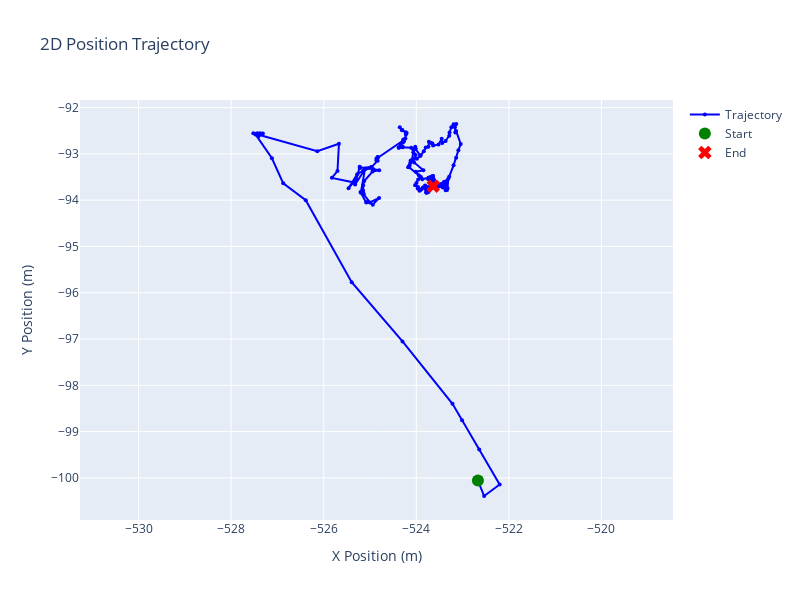

This figure's notebook cell:
### Markdown cell above
## 📍 Position Trajectory Analysis

Detailed analysis of the vehicle's position trajectory:
- 3D path visualization
- Distance calculations
- Mission profile assessment
- Path efficiency metrics

### Code cell
# 📍 POSITION TRAJECTORY ANALYSIS
# ===============================

print("📍 Position Trajectory Analysis")
print("=" * 35)

if plane_pos_data is not None and all(col in plane_pos_data.columns for col in ['x', 'y', 'z']):
    
    # Basic trajectory statistics
    print(f"\n📊 Trajectory Statistics:")
    x_range = plane_pos_data['x'].max() - plane_pos_data['x'].min()
    y_range = plane_pos_data['y'].max() - plane_pos_data['y'].min()
    z_range = plane_pos_data['z'].max() - plane_pos_data['z'].min()
    
    print(f"   • X Range: {x_range:.2f} m")
    print(f"   • Y Range: {y_range:.2f} m")
    print(f"   • Z Range: {z_range:.2f} m")
    
    # Calculate trajectory metrics
    dx = np.diff(plane_pos_data['x'])
    dy = np.diff(plane_pos_data['y'])
    dz = np.diff(plane_pos_data['z'])
    
    # Segment distances
    distances = np.sqrt(dx**2 + dy**2 + dz**2)
    total_distance = np.sum(distances)
    
    # Direct distance (start to end)
    start_pos = np.array([plane_pos_data['x'].iloc[0], plane_pos_data['y'].iloc[0], plane_pos_data['z'].iloc[0]])
    end_pos = np.array([plane_pos_data['x'].iloc[-1], plane_pos_data['y'].iloc[-1], plane_pos_data['z'].iloc[-1]])
    direct_distance = np.linalg.norm(end_pos - start_pos)
    
    print(f"\n🛤️ Path Metrics:")
    print(f"   • Total path length: {total_distance:.2f} m")
    print(f"   • Direct distance: {direct_distance:.2f} m")
    print(f"   • Path efficiency: {(direct_distance/total_distance)*100:.1f}%")
    print(f"   • Average segment length: {distances.mean():.3f} m")
    print(f"   • Maximum segment length: {distances.max():.3f} m")
    
    # Mission type classification
    efficiency = direct_distance / total_distance
    if efficiency > 0.8:
        mission_type = "🎯 Point-to-point navigation"
    elif efficiency < 0.3:
        mission_type = "🔄 Survey/patrol pattern"
    else:
        mission_type = "🛤️ Structured path following"
    
    print(f"   • Mission classification: {mission_type}")
    
    # Create 2D trajectory plot
    if HAS_PLOTLY:
        fig = go.Figure()
        
        # Add trajectory
        fig.add_trace(go.Scatter(
            x=plane_pos_data['x'], 
            y=plane_pos_data['y'],
            mode='lines+markers',
            name='Trajectory',
            line=dict(color='blue', width=2),
            marker=dict(size=4)
        ))
        
        # Mark start and end points
        fig.add_trace(go.Scatter(
            x=[plane_pos_data['x'].iloc[0]], 
            y=[plane_pos_data['y'].iloc[0]],
            mode='markers',
            name='Start',
            marker=dict(color='green', size=12, symbol='circle')
        ))
        
        fig.add_trace(go.Scatter(
            x=[plane_pos_data['x'].iloc[-1]], 
            y=[plane_pos_data['y'].iloc[-1]],
            mode='markers',
            name='End',
            marker=dict(color='red', size=12, symbol='x')
        ))
        
        fig.update_layout(
            title="2D Position Trajectory",
            xaxis_title="X Position (m)",
            yaxis_title="Y Position (m)",
            showlegend=True,
            width=800,
            height=600
        )
        
        fig.update_yaxes(scaleanchor="x", scaleratio=1)  # Equal aspect ratio
        fig.show()
    
    else:
        # Matplotlib fallback
        plt.figure(figsize=(10, 8))
        plt.plot(plane_pos_data['x'], plane_pos_data['y'], 'b-', alpha=0.7, linewidth=2, label='Trajectory')
        plt.scatter(plane_pos_data['x'].iloc[0], plane_pos_data['y'].iloc[0], 
                   color='green', s=100, label='Start', zorder=5)
        plt.scatter(plane_pos_data['x'].iloc[-1], plane_pos_data['y'].iloc[-1], 
                   color='red', s=100, label='End', zorder=5, marker='x')
        
        plt.title('2D Position Trajectory')
        plt.xlabel('X Position (m)')
        plt.ylabel('Y Position (m)')
        plt.legend()
        plt.grid(True, alpha=0.3)
        plt.axis('equal')
        plt.show()

else:
    print("❌ No position data available for trajectory analysis")

### Figure 1 — Plotly figure (JSON) as saved in the notebook; plotly's stock layout.template omitted (floating-point values rounded to 4 significant figures; data arrays with more than 128 entries replaced by an {"elided": "..."} marker saying what was removed)
{"data": [{"line": {"color": "blue", "width": 2}, "marker": {"size": 4}, "mode": "lines+markers", "name": "Trajectory", "type": "scatter", "x": {"elided": "196 float values"}, "y": {"elided": "196 float values"}}, {"marker": {"color": "green", "size": 12, "symbol": "circle"}, "mode": "markers", "name": "Start", "type": "scatter", "x": [-522.7], "y": [-100.1]}, {"marker": {"color": "red", "size": 12, "symbol": "x"}, "mode": "markers", "name": "End", "type": "scatter", "x": [-523.6], "y": [-93.7]}], "layout": {"height": 600, "showlegend": true, "title": {"text": "2D Position Trajectory"}, "width": 800, "xaxis": {"title": {"text": "X Position (m)"}}, "yaxis": {"scaleanchor": "x", "scaleratio": 1, "title": {"text": "Y Position (m)"}}}}
